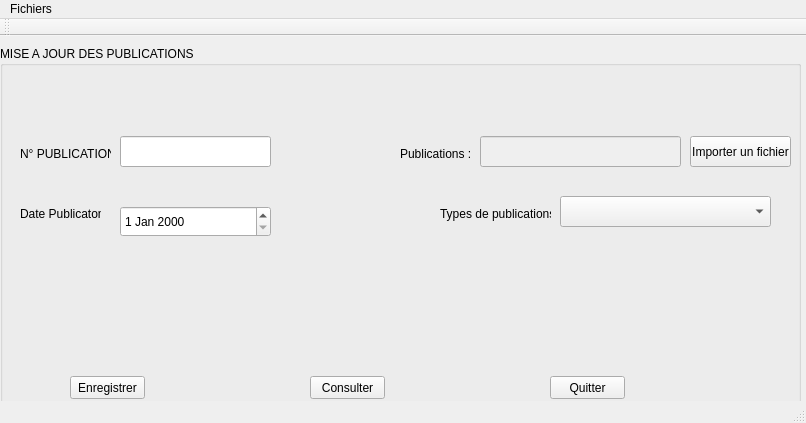
<?xml version="1.0" encoding="UTF-8"?>
<ui version="4.0">
 <class>MainWindow</class>
 <widget class="QMainWindow" name="MainWindow">
  <property name="geometry">
   <rect>
    <x>0</x>
    <y>0</y>
    <width>806</width>
    <height>423</height>
   </rect>
  </property>
  <property name="windowTitle">
   <string>GESTION DES PUBLICATIONS</string>
  </property>
  <widget class="QWidget" name="centralWidget">
   <widget class="QGroupBox" name="groupBox">
    <property name="enabled">
     <bool>true</bool>
    </property>
    <property name="geometry">
     <rect>
      <x>0</x>
      <y>10</y>
      <width>801</width>
      <height>371</height>
     </rect>
    </property>
    <property name="title">
     <string>MISE A JOUR DES PUBLICATIONS</string>
    </property>
    <widget class="QLabel" name="label">
     <property name="geometry">
      <rect>
       <x>20</x>
       <y>100</y>
       <width>91</width>
       <height>16</height>
      </rect>
     </property>
     <property name="text">
      <string>N° PUBLICATION:</string>
     </property>
    </widget>
    <widget class="QLabel" name="label_2">
     <property name="geometry">
      <rect>
       <x>20</x>
       <y>160</y>
       <width>81</width>
       <height>16</height>
      </rect>
     </property>
     <property name="text">
      <string>Date Publicaton:</string>
     </property>
    </widget>
    <widget class="QDateEdit" name="datePub">
     <property name="geometry">
      <rect>
       <x>120</x>
       <y>160</y>
       <width>151</width>
       <height>31</height>
      </rect>
     </property>
    </widget>
    <widget class="QLabel" name="label_3">
     <property name="geometry">
      <rect>
       <x>440</x>
       <y>160</y>
       <width>111</width>
       <height>16</height>
      </rect>
     </property>
     <property name="text">
      <string>Types de publications :</string>
     </property>
    </widget>
    <widget class="QComboBox" name="typeList">
     <property name="geometry">
      <rect>
       <x>560</x>
       <y>150</y>
       <width>211</width>
       <height>31</height>
      </rect>
     </property>
    </widget>
    <widget class="QLabel" name="label_4">
     <property name="geometry">
      <rect>
       <x>400</x>
       <y>100</y>
       <width>111</width>
       <height>16</height>
      </rect>
     </property>
     <property name="text">
      <string>Publications :</string>
     </property>
    </widget>
    <widget class="QPushButton" name="importBtn">
     <property name="geometry">
      <rect>
       <x>690</x>
       <y>90</y>
       <width>101</width>
       <height>31</height>
      </rect>
     </property>
     <property name="text">
      <string>Importer un fichier</string>
     </property>
    </widget>
    <widget class="QPushButton" name="pushButton_2">
     <property name="geometry">
      <rect>
       <x>70</x>
       <y>330</y>
       <width>75</width>
       <height>23</height>
      </rect>
     </property>
     <property name="text">
      <string>Enregistrer</string>
     </property>
    </widget>
    <widget class="QPushButton" name="btConsulter">
     <property name="geometry">
      <rect>
       <x>310</x>
       <y>330</y>
       <width>75</width>
       <height>23</height>
      </rect>
     </property>
     <property name="text">
      <string>Consulter</string>
     </property>
    </widget>
    <widget class="QPushButton" name="pushButton_4">
     <property name="geometry">
      <rect>
       <x>550</x>
       <y>330</y>
       <width>75</width>
       <height>23</height>
      </rect>
     </property>
     <property name="text">
      <string>Quitter</string>
     </property>
    </widget>
    <widget class="QLineEdit" name="numPub">
     <property name="geometry">
      <rect>
       <x>120</x>
       <y>90</y>
       <width>151</width>
       <height>31</height>
      </rect>
     </property>
    </widget>
    <widget class="QLineEdit" name="filePath">
     <property name="enabled">
      <bool>false</bool>
     </property>
     <property name="geometry">
      <rect>
       <x>480</x>
       <y>90</y>
       <width>201</width>
       <height>31</height>
      </rect>
     </property>
     <property name="text">
      <string/>
     </property>
    </widget>
   </widget>
  </widget>
  <widget class="QMenuBar" name="menuBar">
   <property name="geometry">
    <rect>
     <x>0</x>
     <y>0</y>
     <width>806</width>
     <height>21</height>
    </rect>
   </property>
   <widget class="QMenu" name="menuFichiers">
    <property name="title">
     <string>Fichiers</string>
    </property>
    <addaction name="actionNouveau"/>
    <addaction name="actionConsultation"/>
    <addaction name="actionQuitter"/>
   </widget>
   <addaction name="menuFichiers"/>
  </widget>
  <widget class="QToolBar" name="mainToolBar">
   <attribute name="toolBarArea">
    <enum>TopToolBarArea</enum>
   </attribute>
   <attribute name="toolBarBreak">
    <bool>false</bool>
   </attribute>
  </widget>
  <widget class="QStatusBar" name="statusBar"/>
  <action name="actionNouveau">
   <property name="text">
    <string>Nouveau</string>
   </property>
  </action>
  <action name="actionConsultation">
   <property name="text">
    <string>Consultation</string>
   </property>
  </action>
  <action name="actionQuitter">
   <property name="text">
    <string>Quitter</string>
   </property>
  </action>
 </widget>
 <layoutdefault spacing="6" margin="11"/>
 <resources/>
 <connections/>
</ui>
